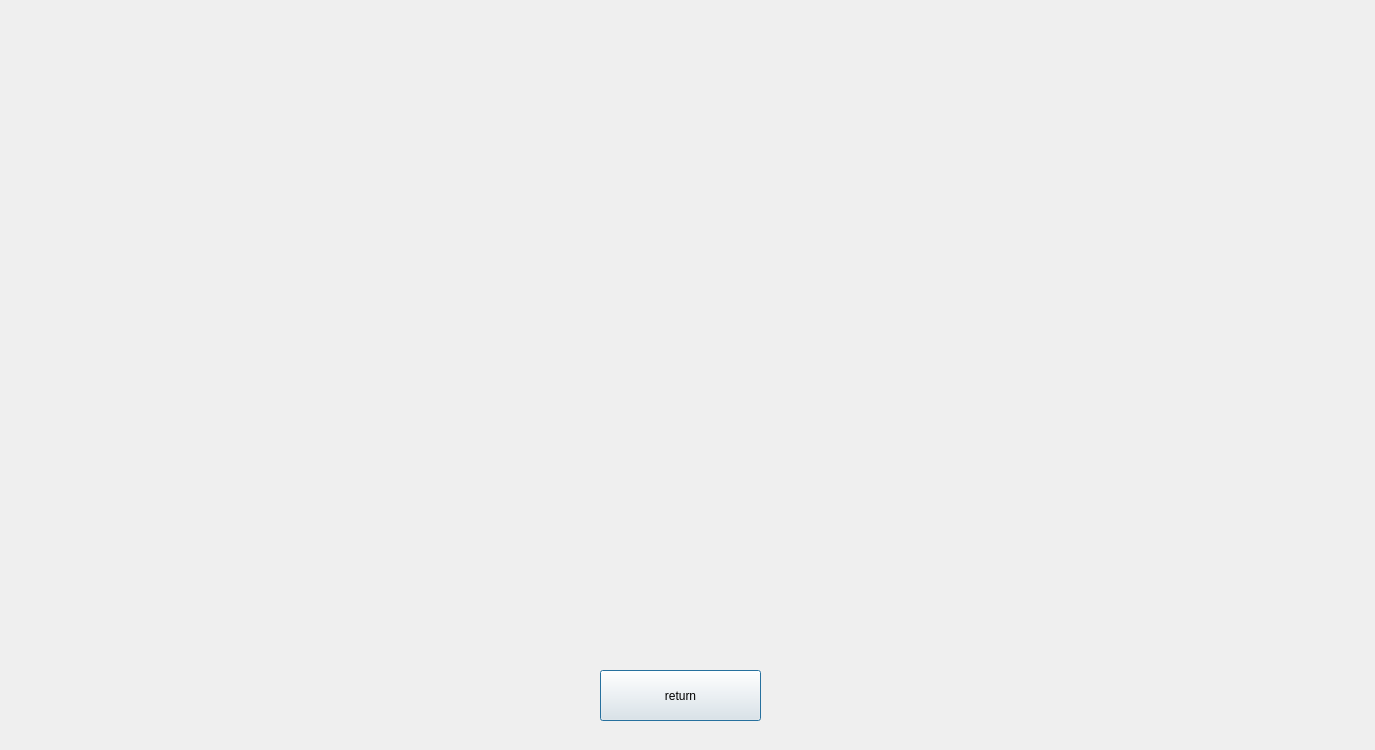
<?xml version="1.0" encoding="UTF-8"?>
<ui version="4.0">
 <class>DWRUI</class>
 <widget class="QDialog" name="DWRUI">
  <property name="geometry">
   <rect>
    <x>0</x>
    <y>0</y>
    <width>1375</width>
    <height>750</height>
   </rect>
  </property>
  <property name="windowTitle">
   <string>Dialog</string>
  </property>
  <widget class="QPushButton" name="exist">
   <property name="geometry">
    <rect>
     <x>600</x>
     <y>670</y>
     <width>161</width>
     <height>51</height>
    </rect>
   </property>
   <property name="text">
    <string>return</string>
   </property>
  </widget>
 </widget>
 <resources/>
 <connections/>
</ui>
